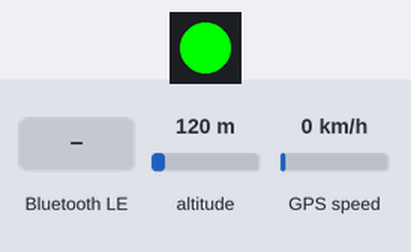
The program below on a simulated ESP32 board running MicroPython. On the bench: 1 RGB LEDs in strip order, left to right. The inputs (shaded band) are chosen by the test bench; at power-on: altitude 120 m, GPS speed 0 km/h. WiFi joins after 1.5 s; the GPS gets a fix after 3 s at 37.7749, -122.4194 with 8 satellites; nothing arrives over Bluetooth unless stated; the clock reads 2024-03-15 10:24:30 at power-on unless the program sets it; what the program prints to the serial console is not drawn.

Above: at 2.1 s.
At 4.0 s:
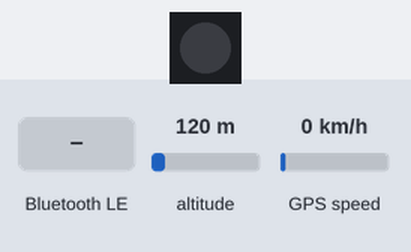
4.1 s: "GLL" written over Bluetooth
Timing chart, 0 to 7.1 s (numbered marks = the images above; inputs shaded):
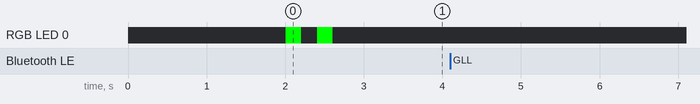

The program:

GPS_WIFI_Blue_5.py
```python
"""
            ESP32-S3 GPS/BLE/WiFi 数据采集传输系统
                功能：
                    1. 通过UART读取GPS模块的GLL数据
                    2. BLE从机服务接收数据
                    3. WiFi连接并发送JSON格式数据到服务器
                    4. 使用板载RGB灯指示BLE和WiFi状态
                    5. 增强调试信息与容错处理
"""

# ============================ 导入依赖 ============================
import sys  # 用于打印异常
import machine
import time
import network
import urequests
import json
import bluetooth
import struct
from bluetooth import UUID, FLAG_READ, FLAG_WRITE
import ustruct
from machine import UART, Pin
import neopixel

# ============================ RGB 灯配置 ============================
RGB_PIN = 48  # ESP32-S3 板载 RGB 控制引脚
RGB_NUM = 1   # RGB灯数量
np = neopixel.NeoPixel(Pin(RGB_PIN), RGB_NUM)

def rgb_flash(color=(0, 0, 255), times=2, delay_ms=200):
    """RGB灯闪烁指定颜色若干次"""
    for _ in range(times):
        np[0] = color
        np.write()
        time.sleep_ms(delay_ms)
        np[0] = (0, 0, 0)
        np.write()
        time.sleep_ms(delay_ms)

# ============================ 全局变量 ============================
device_id = "3"  # 设备编号
nmea_x = 0.0     # GPS经度
nmea_y = 0.0     # GPS纬度
gps_data_valid = False  # GPS数据有效标志
last_x = 0.0
last_y = 0.0

# GPS UART配置
GPS_UART_PORT = 1
GPS_UART_RX_PIN = 18
GPS_UART_TX_PIN = 17
GPS_UART_BUFFER_SIZE = 1024

# WiFi配置
# WIFI_SSID = "Redmi"   # "mw-OpenWrt"
# WIFI_PASS = "wwwwwwww"   # "1176224694"
WIFI_SSID = "mw-OpenWrt"
WIFI_PASS = "1176224694"

# 服务器配置
URL_web = "http://10.120.87.109:5000/api/device/data"      # 服务器地址：电脑端
# URL_web = "http://8.154.30.107/api/device/data"              # 服务器地址：阿里云


# BLE数据缓冲

# 采样率200HZ
ble_data_received = False  # BLE数据接收完成标志

# ============================ 数据池（蓝牙数据） ============================
# 数据池：存放蓝牙接收到的数据（固定长度，循环队列）
class data_pool():
    def __init__(self, size):
        self.size = size
        self.buffer = [None] * size
        self.index = 0

    def append(self, item):
        """向缓冲区添加新项目"""
        self.buffer[self.index] = item
        self.index = (self.index + 1) % self.size

    def get_new(self, n=16):
        """获取最新的n个项目"""
        if self.index >= n:
            return self.buffer[self.index-n:self.index]
        else:
            return None

buffer_size = 96  # 定义缓冲区大小
pool_data = data_pool(buffer_size)
# ============================ BLE模块（蓝牙） ============================
class BLEService():
    def __init__(self):
        self.ble = bluetooth.BLE()
        self.ble.active(True)
        if not self.ble.active():
            raise RuntimeError("无法激活BLE")

        self.ble.config(gap_name="Seizure-3")
        self.ble.config(mtu=512)      ####  必须得手动调节 !!!!
        print("[change MTU]：",self.ble.config('mtu'))

        self.ble.irq(self._irq_callback)

        self.srv_handle = None
        self.chr_handle = None
        self.connected = False

        self._setup_service()   # 注册服务

        self._start_advertising()


    def _setup_service(self):
        # BLE配置
        SERVICE_UUID = bluetooth.UUID('6E400001-B5A3-F393-E0A9-E50E24DCCA9E')
        CHAR_UUID = bluetooth.UUID('6E400002-B5A3-F393-E0A9-E50E24DCCA9E')

        services = self.ble.gatts_register_services([(
            SERVICE_UUID,
            ((CHAR_UUID, bluetooth.FLAG_READ | bluetooth.FLAG_WRITE),)
        )])
        # print("服务注册返回值:", services)
        self.char_handle = services[0][0]
        self.ble.gatts_write(services[0][0],bytes(4096))  # 设置接收数据大小  bytearray


    def _start_advertising(self):
        adv_data = bytearray()
        adv_data += b'\x02\x01\x06'
        adv_data += b'\x03\x03' + struct.pack("<H", 0x180F)  # 示例服务UUID (16-bit format)
        adv_data += b'\x0A\x09' + "Seizure-3".encode('utf-8')
        self.ble.gap_advertise(100, adv_data)

    def _irq_callback(self, event, data):
        global ble_data_received
        if event == 1:
            print("[Bluetooth - Connected]")
            self.connected = True
        elif event == 2:
            print("[Bluetooth - Disconnected]")
            self.connected = False
            self._start_advertising()
        elif event == 3:
            conn_handle, attr_handle = data
            received_data = self.ble.gatts_read(attr_handle)
            # print(f"接收到的数据大小为：{len(received_data)} 字节")
            try:
                float_count = len(received_data) // 4     # 收到多少个浮点数
                floats = struct.unpack('<' + 'f' * float_count, received_data)
                # print(f"接收到的浮点数: {floats}")
                # 将数据存入数据池中等待POST取
                pool_data.append(floats)
                ble_data_received = True

            except Exception as e:
                print(f"数据解析错误: {e}")


# ============================ GPS模块 ============================
class GPSReader:
    def __init__(self):
        """初始化GPS UART接口"""
        self.uart = UART(
            GPS_UART_PORT,
            baudrate=9600,
            rx=GPS_UART_RX_PIN,
            tx=GPS_UART_TX_PIN
        )
        print("[GPS UART Init Finished]")
        self.nmea_x = 0.0
        self.nmea_y = 0.0
        self.last_gps_time = 0  # 新增时间记录变量

    def read_gps_data(self):
        """读取并解析GPS数据"""
        if time.time() - self.last_gps_time >= 2.0:   # 定位每两秒读一次，给出时间处理其他事件
            if self.uart.any():
                try:
                    raw_data = self.uart.read(GPS_UART_BUFFER_SIZE)
                    nmea_sentences = raw_data.decode('utf-8').split('\r\n')
                    for sentence in nmea_sentences:
                        if sentence and 'GLL' in sentence:
                            if self._parse_gll(sentence):
                                break
                except Exception as e:
                    print(f"GPS数据解析错误: {e}")

    def _parse_gll(self, sentence):
        """优化后的GLL语句解析方法"""
        try:
            parts = sentence.split(',')
            if len(parts) < 7:  # GLL语句至少需要7个字段
                return False

            global gps_data_valid, nmea_x, nmea_y, last_x, last_y

            # 快速检查数据有效性
            if parts[6] != 'A':  # 状态不是'A'ctive
                print(f"[Invalid GPS] Status: {parts[6]}")
                if last_x != 0:  # 有历史数据可用
                    nmea_x = last_x
                    nmea_y = last_y
                    gps_data_valid = True
                    print("[Using historical data]")
                return False

            # 解析纬度
            lat = float(parts[1])
            if 'S' in parts[2]:
                lat = -lat

            # 解析经度
            lon = float(parts[3])
            if 'W' in parts[4]:
                lon = -lon

            # 更新当前数据
            self.nmea_x = lon
            self.nmea_y = lat
            nmea_x = self.nmea_x
            nmea_y = self.nmea_y

            # 更新历史数据
            last_x = nmea_x
            last_y = nmea_y
            gps_data_valid = True
             # if __debug__:
                # print(f"[Valid GPS] Lat: {self.nmea_y:.6f}, Lon: {self.nmea_x:.6f}")

            gps_data_valid = True
            self.last_gps_time = time.time()  # 记录最后有效GPS时间
            return True

        except ValueError as ve:
            print(f"坐标转换错误: {ve}")
            return False
        except Exception as e:
            print(f"解析GLL异常: {e}")
            return False

# ============================ WiFi模块 ============================
class WiFiManager:
    def __init__(self):
        """初始化WiFi接口"""
        self.sta_if = network.WLAN(network.STA_IF)

    def connect(self):
        """连接WiFi网络"""
        if not self.sta_if.isconnected():
            print("[Connecting WiFi]...")
            self.sta_if.active(True)
            self.sta_if.connect(WIFI_SSID, WIFI_PASS)
            for _ in range(10):
                if self.sta_if.isconnected():
                    break
                time.sleep(1)
        if self.sta_if.isconnected():
            print("[WiFi connect successful]", self.sta_if.ifconfig())
            rgb_flash((0, 255, 0))
            return True
        else:
            print("[WiFi connect failed]")
            return False

# ============================ 数据上传模块 ============================
def http_post(url, data):
    """发送 HTTP POST 请求"""
    try:
        json_payload = json.dumps(data)

        print(f"[POSR URL]: {url}")
        print(f"[Request content]: {json_payload}")

        headers = {'Content-Type': 'application/json'}
        response = urequests.post(url, headers=headers, data=json_payload)

        print(f"[Response status]: {response.status_code}")
        print(f"[Respond content]: {response.text}")

        response.close()
        return True
    except Exception as e:
        print(f"上传失败: {e}")
        return False

def ensure_json_serializable(data):
    """确保数据是JSON可序列化的"""
    if isinstance(data, list):
        return [ensure_json_serializable(item) for item in data]
    elif isinstance(data, dict):
        return {str(k): ensure_json_serializable(v) for k, v in data.items()}
    elif isinstance(data, (int, float, str, bool, type(None))):
        return data
    else:
        # 如果不是基本类型，则尝试转换为字符串
        return str(data)


# ==============================================================================
# 上传数据到服务器
class DataUploader:
    # 缓存上一次的时间字符串，避免重复生成
    _last_time_str = ""
    _last_time_sec = 0

    @staticmethod
    def _get_current_time_str():
        """优化时间字符串生成"""
        now = time.time()
        if now - DataUploader._last_time_sec < 2.0:  # 2秒内使用缓存
            return DataUploader._last_time_str

        current_time = time.localtime()
        DataUploader._last_time_str = "{:04d}-{:02d}-{:02d} {:02d}:{:02d}:{:02d}".format(*current_time[:6])
        DataUploader._last_time_sec = now
        return DataUploader._last_time_str

    @staticmethod
    def generate_payload():
        """生成上传数据负载 - 优化版"""
        try:
            # 预检查数据有效性
            if pool_data.get_new() == None:
                return None

            # 使用优化的时间获取方法
            time_str = DataUploader._get_current_time_str()

            # 构建最小化payload
            payload = {
                'device_id': device_id,  # 假设device_id已经是字符串
                'position_x': "%.6f" % nmea_x,  # 限制小数位数
                'position_y': "%.6f" % nmea_y,
                'time_stamp': time_str,
                'user_data': pool_data.get_new()
            }

            # 调试信息改为条件输出
            if __debug__:
                try:
                    json.dumps(payload)  # 快速验证可序列化
                    print("[Payload ready] Size:", len(str(payload)))
                except Exception as je:
                    print("⚠️ 序列化错误:", je)
                    return None

            return payload

        except Exception as e:
            print(f"生成payload错误: {e}")
            return None

    @staticmethod
    def upload_data():
        """更健壮的上传方法"""
        try:
            payload = DataUploader.generate_payload()
            if not payload or not payload.get('user_data'):
                # print("无有效数据可上传")
                return False

            # 执行上传
            start_time = time.ticks_ms()
            success = http_post(URL_web, payload)

            if success:
                print(f"上传成功! 耗时: {time.ticks_diff(time.ticks_ms(), start_time)}ms")
                print("----------------------------------------------------------------------------------------------------")
                rgb_flash((0, 255, 255))
                return True
            return False
        except Exception as e:
            print(f"上传异常: {e}")
            return False


# ============================ 主程序 ============================
def main():
    """主程序入口"""
    print("\n===== Seizure Detect System=====")
    print("[Init BLE Service]...")
    ble_service = BLEService()

    print("[Init GPS module]...")
    gps_reader = GPSReader()
    print("[Connect WiFi]...")
    wifi = WiFiManager()
    if not wifi.connect():
        print("警告: WiFi连接失败，将继续运行但无法上传数据")
    print("----------------------------------------------------------------------------------------------------")
    print("[Start the main loop]...")


    # 上传时间控制变量
    last_upload_time = 0
    min_upload_interval = 0.5  # 最小上传间隔(秒)
    max_upload_interval = 3.0  # 最大上传间隔(秒)
    current_upload_interval = min_upload_interval

    # 状态计数器
    consecutive_failures = 0
    max_consecutive_failures = 3

    while True:
        try:
            # 1. 读取GPS数据
            gps_reader.read_gps_data()
            global ble_data_received
            # 2. 检查是否应该上传
            current_time = time.time()
            if current_time - last_upload_time >= current_upload_interval:
                if ble_data_received:
                    # 3. 尝试上传数据
                    if DataUploader.upload_data():
                        ble_data_received = False
                        # 上传成功 - 重置间隔和失败计数器
                        current_upload_interval = min_upload_interval
                        consecutive_failures = 0
                        last_upload_time = current_time
                    else:
                        # 上传失败 - 增加间隔和失败计数器
                        consecutive_failures += 1
                        if consecutive_failures >= max_consecutive_failures:
                            current_upload_interval = min(
                                current_upload_interval * 2,
                                max_upload_interval
                            )
                            consecutive_failures = 0  # 重置计数器
                            # print(f"调整上传间隔为: {current_upload_interval}秒")
                """
                else:
                    print("WiFi未连接，尝试重新连接...")
                    if wifi.connect():
                        print("WiFi重新连接成功")
                    else:
                        print("WiFi重新连接失败")
                        time.sleep(5)  # 等待一段时间再重试
                """

            # 4. 短暂休眠以节省资源
            time.sleep(0.1)

        except Exception as e:
            print(f"主循环错误: {e}")
            time.sleep(1)  # 出错后等待1秒再继续
#-----------------------------------------------------------------------

if __name__ == "__main__":
    try:
        main()
    except KeyboardInterrupt:
        print("\n用户终止程序")
    except Exception as e:
        print(f"\n程序错误: {e}")
    finally:
        print("程序结束")
```

Measured:
- after the input at 4.1 s, every drawn part: stays the same
